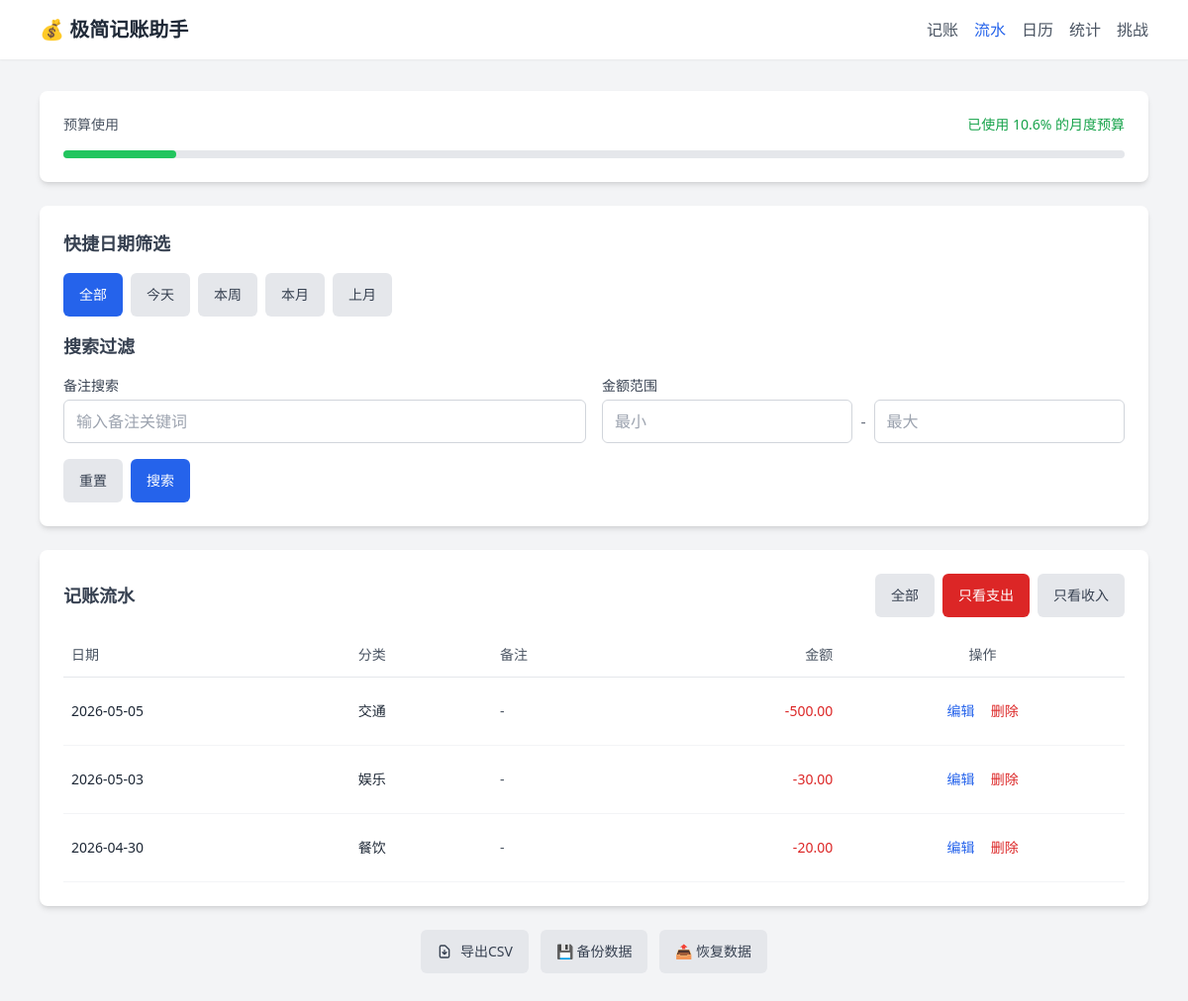
Page /records?range=all&filter=expense on the committed database.
### models.py (models this page shows, shortened)
class Record(db.Model):
    id = db.Column(db.Integer, primary_key=True)
    amount = db.Column(db.Float, nullable=False)
    type = db.Column(db.String(10), nullable=False)
    category = db.Column(db.String(20), nullable=False)
    note = db.Column(db.String(200), nullable=True)
    date = db.Column(db.Date, nullable=False)

### app.py (the view, shortened to what this page needs)
@app.route('/records')
def records():
    filter_type = request.args.get('filter', 'all')
    date_range = request.args.get('range', 'all')
    search = request.args.get('search', '').strip()
    min_amount = request.args.get('min', type=float)
    max_amount = request.args.get('max', type=float)
    specific_date = request.args.get('date', '')
    query = Record.query
    if filter_type == 'expense':
        query = query.filter_by(type='expense')
    elif filter_type == 'income':
        query = query.filter_by(type='income')
    today = date.today()
    if specific_date:
        query = query.filter(Record.date == datetime.strptime(specific_date, '%Y-%m-%d').date())
    else:
        if date_range == 'today':
            query = query.filter(Record.date == today)
        elif date_range == 'week':
            start_of_week = today - timedelta(days=today.weekday())
            query = query.filter(Record.date >= start_of_week)
        elif date_range == 'month':
            first_day = date(today.year, today.month, 1)
            query = query.filter(Record.date >= first_day)
    if search:
        query = query.filter(Record.note.ilike(f'%{search}%'))
    if min_amount is not None:
        query = query.filter(Record.amount >= min_amount)
    if max_amount is not None:
        query = query.filter(Record.amount <= max_amount)
    records_list = query.order_by(Record.date.desc(), Record.id.desc()).all()
    stats = get_month_stats()
    return render_template('records.html', records=records_list, filter_type=filter_type,
                           date_range=date_range, search=search, min_amount=min_amount,
                           max_amount=max_amount, stats=stats, specific_date=specific_date)

### app.py (called while the page is built)
def get_month_stats(for_date=None):
    if for_date is None:
        for_date = date.today()
    first_day_of_month = date(for_date.year, for_date.month, 1)
    month_records = Record.query.filter(Record.date >= first_day_of_month).all()
    total_income = sum(r.amount for r in month_records if r.type == 'income')
    total_expense = sum(r.amount for r in month_records if r.type == 'expense')
    balance = total_income - total_expense
    budget = get_budget()
    budget_percentage = (total_expense / budget * 100) if budget > 0 else 0
    return {
        'total_income': total_income,
        'total_expense': total_expense,
        'balance': balance,
        'budget': budget,
        'budget_percentage': budget_percentage
    }

### models.py (called while the page is built)
def get_budget():
    config = Config.query.filter_by(key='monthly_budget').first()
    return float(config.value) if config else 5000.0

### templates/records.html (shortened to what this page needs)
<!DOCTYPE html>
<html lang="zh-CN">
<head>
    <script src="https://cdn.tailwindcss.com"></script>
</head>
<body class="bg-gray-100 min-h-screen">
    <nav class="bg-white shadow-sm">
        <div class="max-w-6xl mx-auto px-4 py-4">
            <div class="flex justify-between items-center flex-wrap gap-2">
                <h1 class="text-xl font-bold text-gray-800">💰 极简记账助手</h1>
                <div class="flex flex-wrap gap-2 sm:gap-4">
                    <a href="/" class="text-gray-600 hover:text-gray-800">记账</a>
                    <a href="/records" class="text-blue-600 hover:text-blue-800 font-medium">流水</a>
                    <a href="/calendar" class="text-gray-600 hover:text-gray-800">日历</a>
                    <a href="/stats" class="text-gray-600 hover:text-gray-800">统计</a>
                    <a href="/challenges" class="text-gray-600 hover:text-gray-800">挑战</a>
                </div>
            </div>
        </div>
    </nav>
    <main class="max-w-6xl mx-auto px-4 py-8">
        <div class="bg-white rounded-lg shadow-md p-4 sm:p-6 mb-6">
            <div class="flex flex-col sm:flex-row sm:items-center sm:justify-between mb-4">
                <span class="text-sm text-gray-600">预算使用</span>
                <span class="text-sm font-medium {{ 'text-green-600' if stats.budget_percentage < 80 else ('text-orange-500' if stats.budget_percentage < 100 else 'text-red-600') }}">
                    已使用 {{ "%.1f"|format(stats.budget_percentage) }}% 的月度预算
                </span>
            </div>
            <div class="w-full bg-gray-200 rounded-full h-2">
                <div class="h-2 rounded-full transition-all {{ 'bg-green-500' if stats.budget_percentage < 80 else ('bg-orange-500' if stats.budget_percentage < 100 else 'bg-red-500') }}"
                    style="width: {{ stats.budget_percentage if stats.budget_percentage < 100 else 100 }}%"></div>
            </div>
        </div>
        <div class="bg-white rounded-lg shadow-md p-4 sm:p-6 mb-6">
            <h2 class="text-lg font-semibold text-gray-700 mb-4">快捷日期筛选</h2>
            <div class="flex flex-wrap gap-2 mb-4">
                <a href="/records?range=all&filter={{ filter_type }}"
                    class="px-4 py-2 rounded-md text-sm font-medium {{ 'bg-blue-600 text-white' if date_range == 'all' else 'bg-gray-200 text-gray-700 hover:bg-gray-300' }} min-h-[44px] flex items-center">
                    全部
                </a>
                <a href="/records?range=today&filter={{ filter_type }}"
                    class="px-4 py-2 rounded-md text-sm font-medium {{ 'bg-blue-600 text-white' if date_range == 'today' else 'bg-gray-200 text-gray-700 hover:bg-gray-300' }} min-h-[44px] flex items-center">
                    今天
                </a>
                <a href="/records?range=week&filter={{ filter_type }}"
                    class="px-4 py-2 rounded-md text-sm font-medium {{ 'bg-blue-600 text-white' if date_range == 'week' else 'bg-gray-200 text-gray-700 hover:bg-gray-300' }} min-h-[44px] flex items-center">
                    本周
                </a>
                <a href="/records?range=month&filter={{ filter_type }}"
                    class="px-4 py-2 rounded-md text-sm font-medium {{ 'bg-blue-600 text-white' if date_range == 'month' else 'bg-gray-200 text-gray-700 hover:bg-gray-300' }} min-h-[44px] flex items-center">
                    本月
                </a>
                <a href="/records?range=last_month&filter={{ filter_type }}"
                    class="px-4 py-2 rounded-md text-sm font-medium {{ 'bg-blue-600 text-white' if date_range == 'last_month' else 'bg-gray-200 text-gray-700 hover:bg-gray-300' }} min-h-[44px] flex items-center">
                    上月
                </a>
            </div>
            <h2 class="text-lg font-semibold text-gray-700 mb-4">搜索过滤</h2>
            <form action="/records" method="GET" class="space-y-4">
                <div class="grid grid-cols-1 sm:grid-cols-2 gap-4">
                    <div>
                        <label class="block text-sm font-medium text-gray-700 mb-1">备注搜索</label>
                        <input type="text" name="search" value="{{ search }}"
                            class="w-full px-3 py-2 border border-gray-300 rounded-md focus:outline-none focus:ring-2 focus:ring-blue-500 min-h-[44px]"
                            placeholder="输入备注关键词">
                    </div>
                    <div>
                        <label class="block text-sm font-medium text-gray-700 mb-1">金额范围</label>
                        <div class="flex items-center space-x-2">
                            <input type="number" name="min" value="{{ min_amount if min_amount else '' }}" step="0.01" min="0"
                                class="w-full px-3 py-2 border border-gray-300 rounded-md focus:outline-none focus:ring-2 focus:ring-blue-500 min-h-[44px]"
                                placeholder="最小">
                            <span class="text-gray-500">-</span>
                            <input type="number" name="max" value="{{ max_amount if max_amount else '' }}" step="0.01" min="0"
                                class="w-full px-3 py-2 border border-gray-300 rounded-md focus:outline-none focus:ring-2 focus:ring-blue-500 min-h-[44px]"
                                placeholder="最大">
                        </div>
                    </div>
                </div>
                <div class="flex flex-wrap gap-2">
                    <a href="/records"
                        class="px-4 py-2 bg-gray-200 text-gray-700 rounded-md hover:bg-gray-300 transition-colors text-sm min-h-[44px] flex items-center">
                        重置
                    </a>
                    <button type="submit"
                        class="px-4 py-2 bg-blue-600 text-white rounded-md hover:bg-blue-700 transition-colors text-sm min-h-[44px] flex items-center">
                        搜索
                    </button>
                </div>
            </form>
        </div>
        <div class="bg-white rounded-lg shadow-md p-4 sm:p-6">
            <div class="flex flex-col sm:flex-row justify-between items-start sm:items-center mb-4 gap-4">
                <h2 class="text-lg font-semibold text-gray-700">记账流水</h2>
                <div class="flex flex-wrap space-x-2">
                    <a href="/records?range={{ date_range }}&filter=all{% if search %}&search={{ search }}{% endif %}{% if min_amount %}&min={{ min_amount }}{% endif %}{% if max_amount %}&max={{ max_amount }}{% endif %}"
                        class="px-4 py-2 rounded-md text-sm font-medium {{ 'bg-blue-600 text-white' if filter_type == 'all' else 'bg-gray-200 text-gray-700 hover:bg-gray-300' }} min-h-[44px] flex items-center">
                        全部
                    </a>
                    <a href="/records?range={{ date_range }}&filter=expense{% if search %}&search={{ search }}{% endif %}{% if min_amount %}&min={{ min_amount }}{% endif %}{% if max_amount %}&max={{ max_amount }}{% endif %}"
                        class="px-4 py-2 rounded-md text-sm font-medium {{ 'bg-red-600 text-white' if filter_type == 'expense' else 'bg-gray-200 text-gray-700 hover:bg-gray-300' }} min-h-[44px] flex items-center">
                        只看支出
                    </a>
                    <a href="/records?range={{ date_range }}&filter=income{% if search %}&search={{ search }}{% endif %}{% if min_amount %}&min={{ min_amount }}{% endif %}{% if max_amount %}&max={{ max_amount }}{% endif %}"
                        class="px-4 py-2 rounded-md text-sm font-medium {{ 'bg-green-600 text-white' if filter_type == 'income' else 'bg-gray-200 text-gray-700 hover:bg-gray-300' }} min-h-[44px] flex items-center">
                        只看收入
                    </a>
                </div>
            </div>
            {% if records %}
            <div class="hidden sm:block overflow-x-auto">
                <table class="w-full">
                    <thead>
                        <tr class="border-b border-gray-200">
                            <th class="text-left py-3 px-2 text-sm font-medium text-gray-600">日期</th>
                            <th class="text-left py-3 px-2 text-sm font-medium text-gray-600">分类</th>
                            <th class="text-left py-3 px-2 text-sm font-medium text-gray-600">备注</th>
                            <th class="text-right py-3 px-2 text-sm font-medium text-gray-600">金额</th>
                            <th class="text-center py-3 px-2 text-sm font-medium text-gray-600">操作</th>
                        </tr>
                    </thead>
                    <tbody>
                        {% for record in records %}
                        <tr class="border-b border-gray-100 hover:bg-gray-50">
                            <td class="py-3 px-2 text-sm text-gray-800">{{ record.date.strftime('%Y-%m-%d') }}</td>
                            <td class="py-3 px-2 text-sm text-gray-800">{{ record.category }}</td>
                            <td class="py-3 px-2 text-sm text-gray-600">{{ record.note or '-' }}</td>
                            <td class="py-3 px-2 text-sm text-right font-medium {{ 'text-red-600' if record.type == 'expense' else 'text-green-600' }}">
                                {{ '-' if record.type == 'expense' else '+' }}{{ "%.2f"|format(record.amount) }}
                            </td>
                            <td class="py-3 px-2 text-center">
                                <a href="/edit_record/{{ record.id }}"
                                    class="text-blue-600 hover:text-blue-800 text-sm mr-3 min-h-[44px] inline-flex items-center">编辑</a>
                                <form action="/delete_record/{{ record.id }}" method="POST" class="inline"
                                    onsubmit="return confirm('确定删除这条记录吗？');">
                                    <button type="submit"
                                        class="text-red-600 hover:text-red-800 text-sm min-h-[44px] inline-flex items-center">删除</button>
                                </form>
                            </td>
                        </tr>
                        {% endfor %}
                    </tbody>
                </table>
            </div>
            {% else %}
            <div class="text-center py-8 text-gray-500">
                <p class="text-lg mb-2">暂无记录</p>
                <a href="/" class="text-blue-600 hover:text-blue-800">去记一笔</a>
            </div>
            {% endif %}
        </div>
        <div class="mt-6 text-center flex flex-wrap justify-center gap-3">
            <a href="/export_csv"
                class="inline-flex items-center px-4 py-2 bg-gray-200 text-gray-700 rounded-md hover:bg-gray-300 transition-colors text-sm min-h-[44px]">
                <svg class="w-4 h-4 mr-2" fill="none" stroke="currentColor" viewBox="0 0 24 24">
                    <path stroke-linecap="round" stroke-linejoin="round" stroke-width="2" d="M12 10v6m0 0l-3-3m3 3l3-3m2 8H7a2 2 0 01-2-2V5a2 2 0 012-2h5.586a1 1 0 01.707.293l5.414 5.414a1 1 0 01.293.707V19a2 2 0 01-2 2z"></path>
                </svg>
                导出CSV
            </a>
            <a href="/backup"
                class="inline-flex items-center px-4 py-2 bg-gray-200 text-gray-700 rounded-md hover:bg-gray-300 transition-colors text-sm min-h-[44px]">
                💾 备份数据
            </a>
            <a href="/restore"
                class="inline-flex items-center px-4 py-2 bg-gray-200 text-gray-700 rounded-md hover:bg-gray-300 transition-colors text-sm min-h-[44px]">
                📤 恢复数据
            </a>
        </div>
    </main>
</body>
</html>

### rows in the picture
Record: date "2026-05-05", category "交通", note "-", type "-", amount "500.00"
Record: date "2026-05-03", category "娱乐", note "-", type "-", amount "30.00"
Record: date "2026-04-30", category "餐饮", note "-", type "-", amount "20.00"

### other values in the picture
{{ "%.1f"|format(stats.budget_percentage) }} "10.6"
